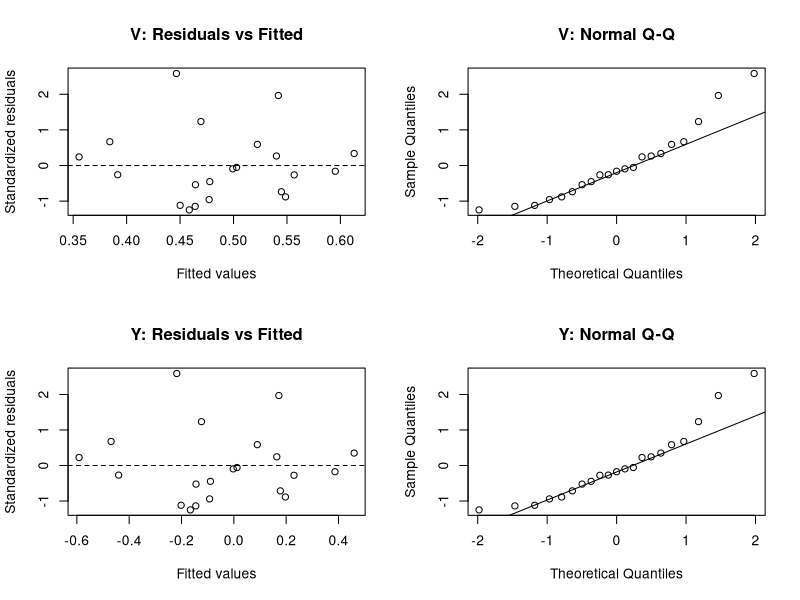

Source code (R):

# STAT3008A Homework 3 - Problem 5

votes <- read.table("Presidential_Election_Data.txt", header = TRUE)
votes$GI <- votes$G * votes$I
# The logit is defined only for proportions strictly between 0 and 1.
stopifnot(all(is.finite(votes$V)), all(votes$V > 0 & votes$V < 1))
votes$Y <- qlogis(votes$V)

# (a) Compare the two models

mV <- lm(V ~ I + D + W + GI + P + N,
         data = votes)
mY <- lm(Y ~ I + D + W + GI + P + N,
         data = votes)

# Restore the previous graphics layout after drawing the diagnostics.
old_mfrow <- par("mfrow")
par(mfrow = c(2, 2))

plot(fitted(mV), rstandard(mV),
     main = "V: Residuals vs Fitted",
     xlab = "Fitted values",
     ylab = "Standardized residuals")
abline(h = 0, lty = 2)

qqnorm(rstandard(mV), main = "V: Normal Q-Q")
qqline(rstandard(mV))

plot(fitted(mY), rstandard(mY),
     main = "Y: Residuals vs Fitted",
     xlab = "Fitted values",
     ylab = "Standardized residuals")
abline(h = 0, lty = 2)

qqnorm(rstandard(mY), main = "Y: Normal Q-Q")
qqline(rstandard(mY))

par(mfrow = old_mfrow)

cat("(a) The residual plots are very similar for V and Y.\n")
cat("The logit transformation does not clearly improve the assumptions.\n")

# (b) Back-transform the model

cat("\n(b) Coefficients of the fitted Y model:\n")
print(round(coef(mY), 6))

cat("The model is log(V/(1-V)) = eta, where\n")
cat("eta = beta0 + beta1*I + beta2*D + beta3*W + beta4*(G*I) + beta5*P + beta6*N + error.\n")
cat("Therefore, V = exp(eta)/(1+exp(eta)) = 1/(1+exp(-eta)).\n")

# Inverse-transform the fitted linear predictor (without the random error).
# This is not generally E[V | X], because inverse transformation is nonlinear.
cat("\nInverse-logit fitted vote proportions:\n")
print(data.frame(Year = votes$Year, Observed_V = votes$V,
                 Fitted_V = plogis(fitted(mY))))
